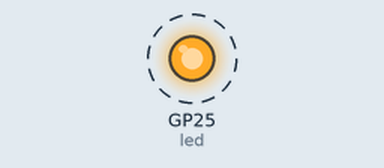
This program was run on a simulated Raspberry Pi Pico running MicroPython. Shown: output pins drawn as LEDs (lit = HIGH). Dashed ring = blinking. At 6.0 s the program stops and its outputs stay as they are.

Above: at 0.5 s.
Timing chart, 0 to 4.6 s (numbered marks = the images above):
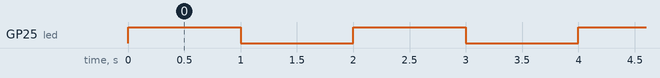

The program:

repeat__3_times.py
```python
from machine import Pin
import time

led = Pin('LED', Pin.OUT)

led.value(1)
time.sleep(1)
led.value(0)
time.sleep(1)

led.value(1)
time.sleep(1)
led.value(0)
time.sleep(1)

led.value(1)
time.sleep(1)
led.value(0)
time.sleep(1)
```

Measured:
- by itself, GP25 (led): alternates HIGH for 1.0 s and LOW for 1.0 s, 6 changes in all, then stays LOW
